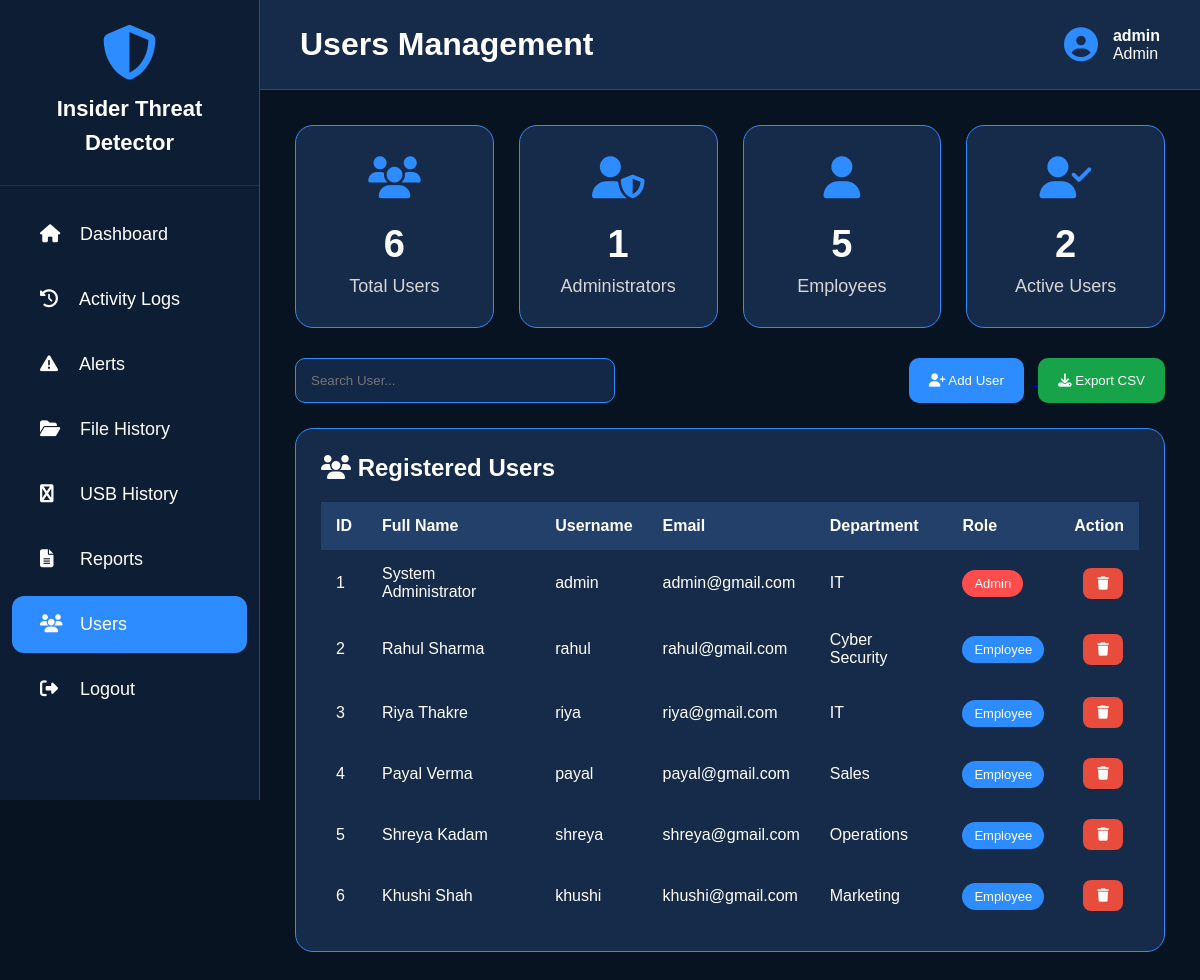
The page /users (signed in) on the database as committed earlier.
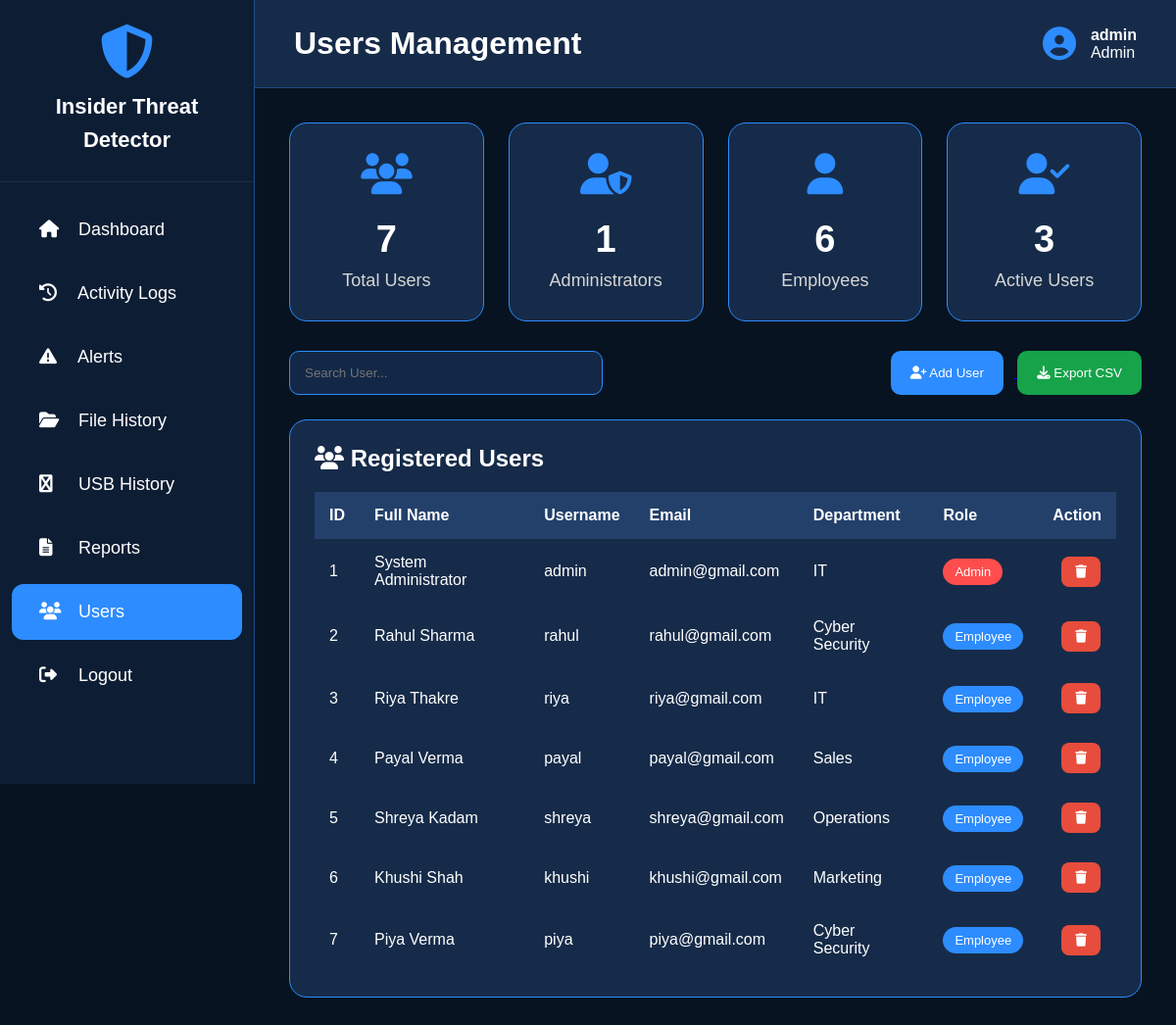
The same page on the database as committed later.
### tables this page shows
CREATE TABLE users (
        id INTEGER PRIMARY KEY AUTOINCREMENT,
        username TEXT UNIQUE NOT NULL,
        password TEXT NOT NULL,
        fullname TEXT,
        email TEXT,
        department TEXT,
        role TEXT DEFAULT 'Employee'
    );

### app.py (the view)
@app.route("/users")
def users():
    if not login_required():
        return redirect("/")
    conn = get_db()
    rows = conn.execute("SELECT * FROM users ORDER BY id").fetchall()
    total = len(rows)
    admins = sum(1 for x in rows if x["role"] == "Admin")
    employees = sum(1 for x in rows if x["role"] == "Employee")
    active = conn.execute("""
        SELECT COUNT(DISTINCT username)
        FROM login_logs WHERE status='Success'
    """).fetchone()[0]
    conn.close()
    return page(
        "users.html",
        users=rows,
        total_users=total,
        admins=admins,
        employees=employees,
        active_users=active
    )

### app.py (called while the page is built)
def login_required():
    return "username" in session

def page(name, **data):
    data["username"] = session.get("username")
    data["role"] = session.get("role")
    return render_template(name, **data)

### database.py (called while the page is built)
def get_db():
    conn = sqlite3.connect(DATABASE)
    conn.row_factory = sqlite3.Row
    return conn

### templates/users.html (shortened to what the changed rows need)
<!DOCTYPE html>
<html lang="en">
<head>
<link rel="stylesheet"
href="https://cdnjs.cloudflare.com/ajax/libs/font-awesome/6.5.2/css/all.min.css">
</head>
<body>
<div class="sidebar">
<div class="logo">
<h2>Insider Threat Detector</h2>
</div>
</div>
<div class="main">
<div class="header">
<h1>Users Management</h1>
</div>
<div class="content">
<div class="cards">
<div class="card">
<i class="fa-solid fa-users"></i>
<h2>{{total_users}}</h2>
<p>Total Users</p>
</div>
<div class="card">
<h2>{{admins}}</h2>
</div>
<div class="card">
<i class="fa-solid fa-user"></i>
<h2>{{employees}}</h2>
<p>Employees</p>
</div>
<div class="card">
<i class="fa-solid fa-user-check"></i>
<h2>{{active_users}}</h2>
<p>Active Users</p>
</div>
</div>
<div style="background:#162b49;border:1px solid #2d8cff;border-radius:18px;padding:25px;overflow:auto;">
<h2 style="margin-bottom:20px;">
<i class="fa-solid fa-users"></i>
Registered Users
</h2>
<table id="userTable" style="width:100%;border-collapse:collapse;">
<thead>
<tr style="background:#23406b;">
<th style="padding:15px;text-align:left;">ID</th>
<th style="padding:15px;text-align:left;">Full Name</th>
<th style="padding:15px;text-align:left;">Username</th>
<th style="padding:15px;text-align:left;">Email</th>
<th style="padding:15px;text-align:left;">Department</th>
<th style="padding:15px;text-align:left;">Role</th>
<th style="padding:15px;text-align:center;">Action</th>
</tr>
</thead>
<tbody>
{% for user in users %}
<tr>
<td style="padding:15px;">{{user.id}}</td>
<td style="padding:15px;">{{user.fullname}}</td>
<td style="padding:15px;">{{user.username}}</td>
<td style="padding:15px;">{{user.email}}</td>
<td style="padding:15px;">{{user.department}}</td>
<td style="padding:15px;">
{% if user.role=="Admin" %}
<span style="background:#ff4d4d;padding:6px 12px;border-radius:20px;font-size:13px;">
{{user.role}}
</span>
{% else %}
<span style="background:#2d8cff;padding:6px 12px;border-radius:20px;font-size:13px;">
{{user.role}}
</span>
{% endif %}
</td>
<td style="padding:15px;text-align:center;">
<a href="/delete_user/{{user.id}}"
onclick="return confirm('Delete this user?')">
<button style="background:#e74c3c;border:none;padding:8px 14px;border-radius:8px;color:white;cursor:pointer;margin-left:8px;">
<i class="fa-solid fa-trash"></i>
</button>
</a>
</td>
</tr>
{% endfor %}
</tbody>
</table>
</div>
</div>
</body>
</html>

Rows that differ between the two databases and show on the page:
added users: id "7", fullname "Piya Verma", username "piya", email "piya@gmail.com", department "Cyber Security", role "Employee"
Other text that changed with them:
{{ total_users }}: "6" → "7"
{{ employees }}: "5" → "6"
{{ active_users }}: "2" → "3"
